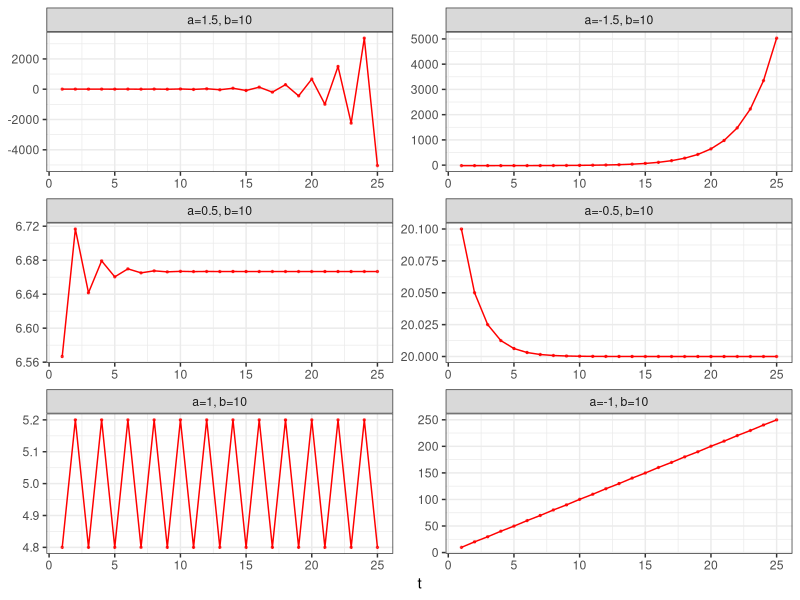

Source code (R):
## ---- chunk 1
knitr::opts_chunk$set(message = FALSE,warning = FALSE,echo = TRUE,fig.cap='Elaboração própria.')
## ---- chunk 2
summary(cars)
## ---- chunk 3
library(tidyverse)
a <- c(1.5,-1.5,0.5,-0.5,1,-1) # constantes
b <- 10
y_0 <- 0.2                 # condição inicial
y <- tibble("a=1.5, b=10" = rep(0,25),"a=-1.5, b=10" = rep(0,25),
            "a=0.5, b=10" = rep(0,25),"a=-0.5, b=10" = rep(0,25),
            "a=1, b=10" = rep(0,25),"a=-1, b=10" = rep(0,25),
            t = 1:25)

for (i in 1:5){
  for(t in 1:25){ 
    y[t,i] <- (-a[i])^t*y_0 + b/(1+a[i])
  }
}  

for(t in 1:25){ 
  y[t,6] <- (-a[i])^t*y_0 + b*t
  }

y %>% 
  pivot_longer(cols = 1:6,
               names_to="funcao",
               values_to = "values") %>% 
  ggplot(aes(x = t, y = values))+
  facet_wrap(vars(factor(funcao,levels = unique(funcao))),scales = "free",ncol=2)+
  geom_line(color = "red")+
  geom_point(alpha = .7,size=.5,color = "red")+
  labs(y = NULL)+
  theme_bw()

